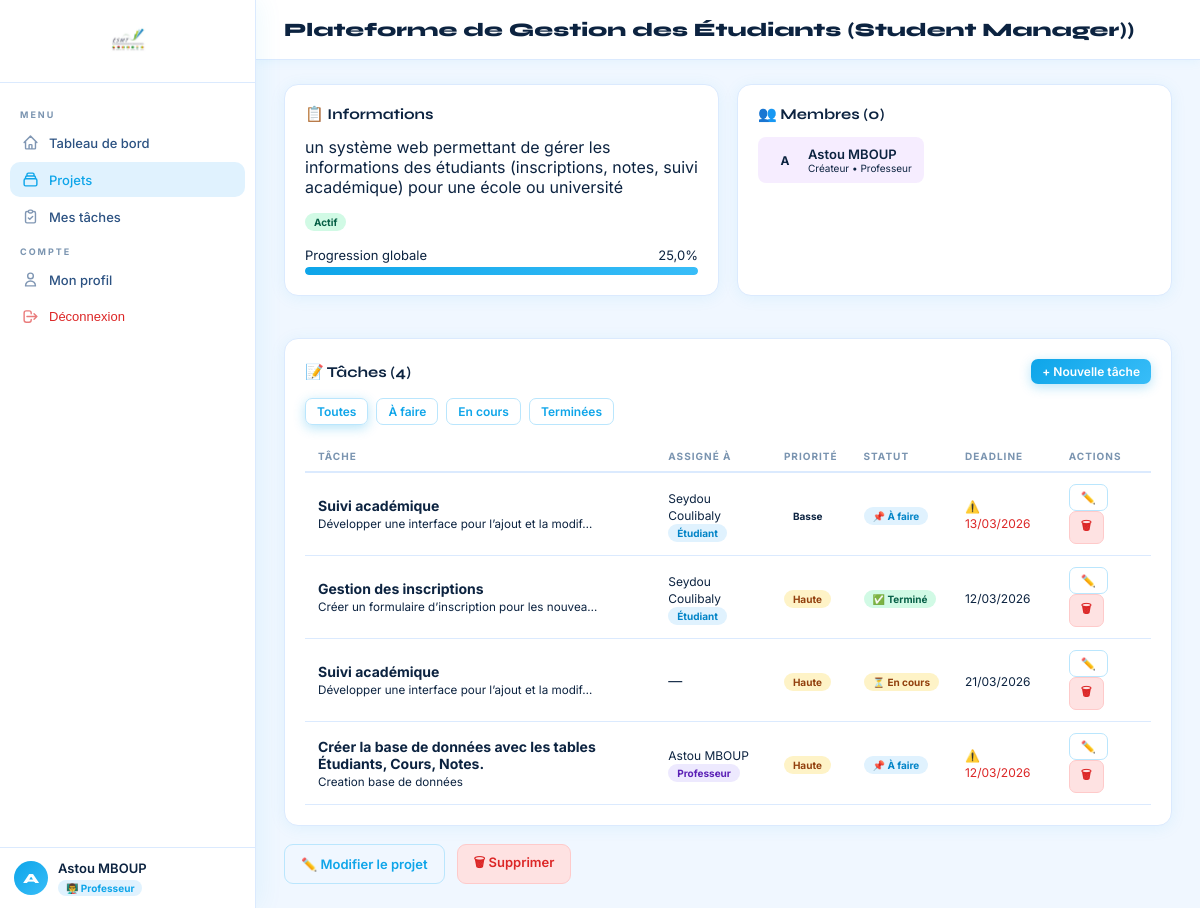
Before: /projects/1/ (signed in) with the older database file.
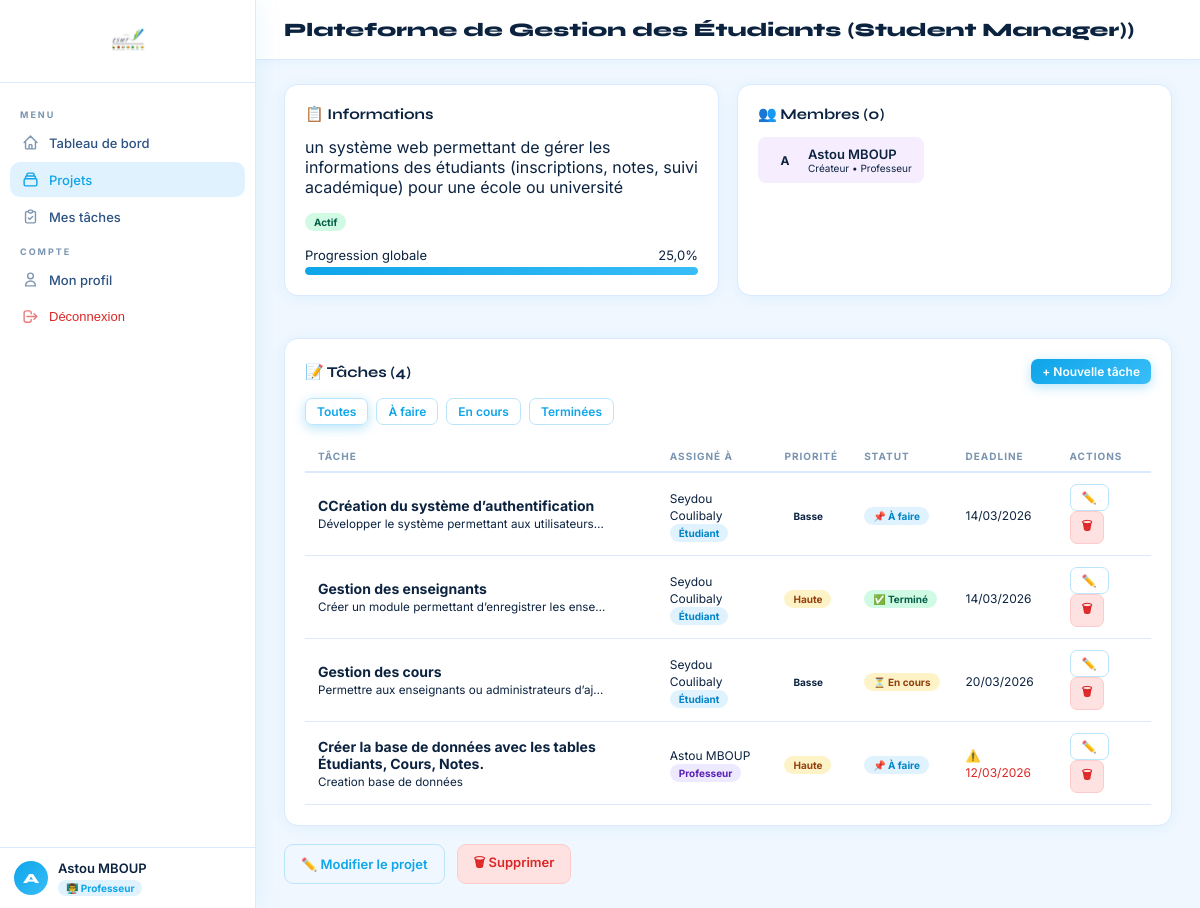
After: the same page with the newer database file.
### tasks/models.py (models this page shows, shortened)
class Task(models.Model):
    STATUS_CHOICES = [
        ('a_faire', 'À faire'),
        ('en_cours', 'En cours'),
        ('termine', 'Terminé'),
    ]
    PRIORITY_CHOICES = [
        ('basse', 'Basse'),
        ('moyenne', 'Moyenne'),
        ('haute', 'Haute'),
    ]
    project = models.ForeignKey(Project, on_delete=models.CASCADE, related_name='tasks')
    title = models.CharField(max_length=200)
    description = models.TextField(blank=True)
    deadline = models.DateTimeField()
    status = models.CharField(max_length=20, choices=STATUS_CHOICES, default='a_faire')
    priority = models.CharField(max_length=10, choices=PRIORITY_CHOICES, default='moyenne')
    assigned_to = models.ForeignKey(
        User, on_delete=models.SET_NULL, null=True, blank=True,
        related_name='assigned_tasks'
    )
    created_by = models.ForeignKey(User, on_delete=models.CASCADE, related_name='created_tasks')
    created_at = models.DateTimeField(auto_now_add=True)
    updated_at = models.DateTimeField(auto_now=True)
    completed_at = models.DateTimeField(null=True, blank=True)
    class Meta:
        verbose_name = 'Tâche'
        verbose_name_plural = 'Tâches'
        ordering = ['-created_at']
    @property
    def is_overdue(self):
        from django.utils import timezone
        if not self.deadline:
            return False
        return self.status != 'termine' and self.deadline < timezone.now()

### users/models.py (models this page shows, shortened)
class User(AbstractUser):
    ROLE_ETUDIANT = 'etudiant'
    ROLE_PROFESSEUR = 'professeur'
    ROLE_CHOICES = [
        (ROLE_ETUDIANT, 'Étudiant'),
        (ROLE_PROFESSEUR, 'Professeur'),
    ]
    role = models.CharField(max_length=20, choices=ROLE_CHOICES, default=ROLE_ETUDIANT)
    avatar = models.ImageField(upload_to='avatars/', null=True, blank=True)
    bio = models.TextField(blank=True)
    class Meta:
        verbose_name = 'Utilisateur'
        verbose_name_plural = 'Utilisateurs'
    @property
    def is_professeur(self):
        return self.role == self.ROLE_PROFESSEUR

### projects/views.py (the view)
# urls.py: path('<int:pk>/', views.project_detail_view, name='project-detail'),
@login_required
def project_detail_view(request, pk):
    project = get_object_or_404(Project, pk=pk)
    if not project.can_access(request.user):
        messages.error(request, "Accès refusé.")
        return redirect('project-list')
    tasks = project.tasks.select_related('assigned_to').order_by('-created_at')
    return render(request, 'projects/detail.html', {'project': project, 'tasks': tasks})

### projects/models.py (called while the page is built)
    def is_creator(self, user):
        return self.creator == user

    def can_access(self, user):
        return self.is_creator(user) or self.is_member(user)

    def get_completion_rate(self):
        total = self.tasks.count()
        if total == 0:
            return 0
        completed = self.tasks.filter(status='termine').count()
        return round((completed / total) * 100, 1)

### templates/projects/detail.html (shortened to what the changed rows need)
{% extends 'base.html' %}
{% block content %}
<div class="card">
  {% if tasks %}
  <table>
    <thead><tr><th>Tâche</th><th>Assigné à</th><th>Priorité</th><th>Statut</th><th>Deadline</th><th>Actions</th></tr></thead>
    <tbody>
      {% for task in tasks %}
      <tr>
        <td><strong>{{ task.title }}</strong><br><small style="color:var(--text-muted);">{{ task.description|truncatechars:50 }}</small></td>
        <td>
          {% if task.assigned_to %}
          <span style="font-size:12px;">{{ task.assigned_to.get_full_name|default:task.assigned_to.username }}</span><br>
          <span class="badge {% if task.assigned_to.is_professeur %}badge-purple{% else %}badge-info{% endif %}" style="font-size:10px;">{{ task.assigned_to.get_role_display }}</span>
          {% else %}<span style="color:var(--text-muted);">—</span>{% endif %}
        </td>
        <td>
          {% if task.priority == 'urgente' %}<span class="badge badge-danger">Urgente</span>
          {% elif task.priority == 'haute' %}<span class="badge badge-warning">Haute</span>
          {% elif task.priority == 'normale' %}<span class="badge badge-info">Normale</span>
          {% else %}<span class="badge">Basse</span>{% endif %}
        </td>
        <td>
          {% if task.status == 'termine' %}<span class="badge badge-success">✅ Terminé</span>
          {% elif task.status == 'en_cours' %}<span class="badge badge-warning">⏳ En cours</span>
          {% else %}<span class="badge badge-info">📌 À faire</span>{% endif %}
        </td>
        <td>
          {% if task.deadline %}
            {% if task.is_overdue %}<span style="color:var(--danger);font-size:12px;">⚠️ {{ task.deadline|date:"d/m/Y" }}</span>
            {% else %}<span style="font-size:12px;">{{ task.deadline|date:"d/m/Y" }}</span>{% endif %}
          {% else %}<span style="color:var(--text-muted);">—</span>{% endif %}
        </td>
        <td>
          {% if project.creator == request.user or task.assigned_to == request.user %}
          <a href="{% url 'task-edit' task.pk %}" class="btn btn-outline btn-sm">✏️</a>
          {% endif %}
          {% if project.creator == request.user %}
          <a href="{% url 'task-delete' task.pk %}" class="btn btn-danger btn-sm">🗑</a>
          {% endif %}
        </td>
      </tr>
      {% endfor %}
    </tbody>
  </table>
  {% endif %}
</div>
{% endblock %}

Changed rows visible on the page:
changed Task: title "Suivi académique" → "CCréation du système d’authentification"; description "Développer une interface pour l’ajout et la modif…" → "Développer le système permettant aux utilisateurs…"; deadline "13/03/2026" → "14/03/2026"
changed Task: title "Gestion des inscriptions" → "Gestion des enseignants"; description "Créer un formulaire d’inscription pour les nouvea…" → "Créer un module permettant d’enregistrer les ense…"; deadline "12/03/2026" → "14/03/2026"
changed Task: title "Suivi académique" → "Gestion des cours"; description "Développer une interface pour l’ajout et la modif…" → "Permettre aux enseignants ou administrateurs d’aj…"; assigned_to.get_full_name (not shown) → "Seydou Coulibaly"; assigned_to.role (not shown) → "Étudiant"; deadline "21/03/2026" → "20/03/2026"; priority "Haute" → "Basse"; no longer shows "—"
